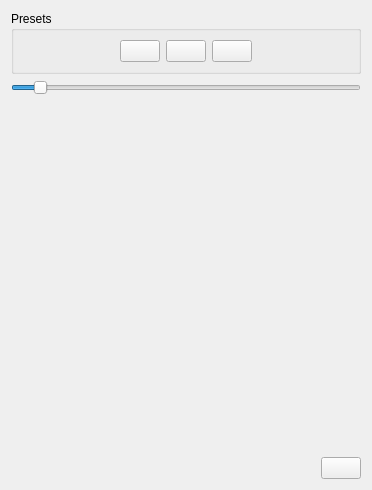
      <widget class="QWidget" name="extractMeshTab">
       <attribute name="title">
        <string>Extraer malla</string>
       </attribute>
       <layout class="QGridLayout" name="gridLayout_2">
        <item row="3" column="4">
         <widget class="QPushButton" name="extractMesh">
          <property name="toolTip">
           <string>Exportar malla</string>
          </property>
          <property name="text">
           <string/>
          </property>
          <property name="icon">
           <iconset resource="assets/resources.qrc">
            <normaloff>:/icons/save.png</normaloff>:/icons/save.png</iconset>
          </property>
          <property name="iconSize">
           <size>
            <width>21</width>
            <height>21</height>
           </size>
          </property>
         </widget>
        </item>
        <item row="3" column="3">
         <spacer name="horizontalSpacer_8">
          <property name="orientation">
           <enum>Qt::Horizontal</enum>
          </property>
          <property name="sizeHint" stdset="0">
           <size>
            <width>40</width>
            <height>20</height>
           </size>
          </property>
         </spacer>
        </item>
        <item row="1" column="2" colspan="3">
         <widget class="QSlider" name="isoValueSlider">
          <property name="minimum">
           <number>-1024</number>
          </property>
          <property name="maximum">
           <number>3071</number>
          </property>
          <property name="value">
           <number>-750</number>
          </property>
          <property name="orientation">
           <enum>Qt::Horizontal</enum>
          </property>
         </widget>
        </item>
        <item row="0" column="2" colspan="3">
         <widget class="QGroupBox" name="extractMeshPresets">
          <property name="maximumSize">
           <size>
            <width>16777215</width>
            <height>96</height>
           </size>
          </property>
          <property name="title">
           <string>Presets</string>
          </property>
          <layout class="QHBoxLayout" name="horizontalLayout_3">
           <item>
            <spacer name="horizontalSpacer">
             <property name="orientation">
              <enum>Qt::Horizontal</enum>
             </property>
             <property name="sizeHint" stdset="0">
              <size>
               <width>40</width>
               <height>20</height>
              </size>
             </property>
            </spacer>
           </item>
           <item>
            <widget class="QPushButton" name="extractMeshWood">
             <property name="toolTip">
              <string>Isosuperficie madera</string>
             </property>
             <property name="text">
              <string/>
             </property>
             <property name="icon">
              <iconset resource="assets/resources.qrc">
               <normaloff>:/icons/wood.png</normaloff>:/icons/wood.png</iconset>
             </property>
             <property name="iconSize">
              <size>
               <width>50</width>
               <height>50</height>
              </size>
             </property>
            </widget>
           </item>
           <item>
            <widget class="QPushButton" name="extractMeshStucco">
             <property name="toolTip">
              <string>Isosuperficie estuco</string>
             </property>
             <property name="text">
              <string/>
             </property>
             <property name="icon">
              <iconset resource="assets/resources.qrc">
               <normaloff>:/icons/stucco.png</normaloff>:/icons/stucco.png</iconset>
             </property>
             <property name="iconSize">
              <size>
               <width>50</width>
               <height>50</height>
              </size>
             </property>
            </widget>
           </item>
           <item>
            <widget class="QPushButton" name="extractMeshMetal">
             <property name="toolTip">
              <string>Isosuperficie metal</string>
             </property>
             <property name="text">
              <string/>
             </property>
             <property name="icon">
              <iconset resource="assets/resources.qrc">
               <normaloff>:/icons/metal.png</normaloff>:/icons/metal.png</iconset>
             </property>
             <property name="iconSize">
              <size>
               <width>50</width>
               <height>50</height>
              </size>
             </property>
            </widget>
           </item>
           <item>
            <spacer name="horizontalSpacer_7">
             <property name="orientation">
              <enum>Qt::Horizontal</enum>
             </property>
             <property name="sizeHint" stdset="0">
              <size>
               <width>40</width>
               <height>20</height>
              </size>
             </property>
            </spacer>
           </item>
          </layout>
         </widget>
        </item>
        <item row="2" column="2" colspan="3">
         <widget class="QVTKWidget" name="meshWidget">
          <property name="minimumSize">
           <size>
            <width>350</width>
            <height>350</height>
           </size>
          </property>
         </widget>
        </item>
       </layout>
      </widget>
